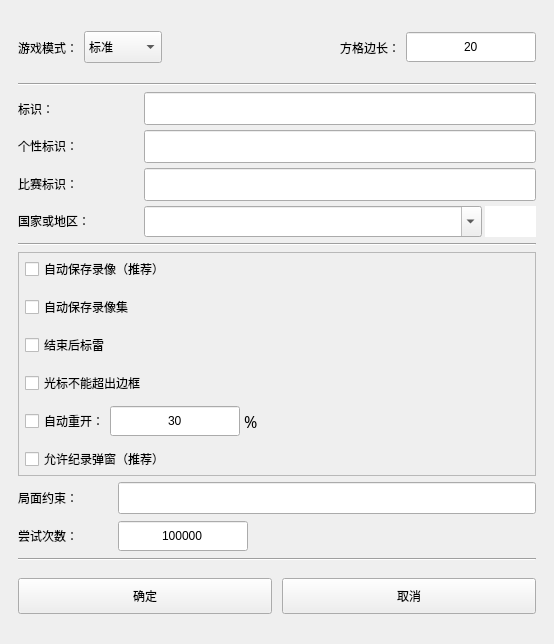
<?xml version="1.0" encoding="UTF-8"?>
<ui version="4.0">
 <class>Form</class>
 <widget class="QWidget" name="Form">
  <property name="windowModality">
   <enum>Qt::NonModal</enum>
  </property>
  <property name="geometry">
   <rect>
    <x>0</x>
    <y>0</y>
    <width>554</width>
    <height>644</height>
   </rect>
  </property>
  <property name="sizePolicy">
   <sizepolicy hsizetype="Minimum" vsizetype="Preferred">
    <horstretch>0</horstretch>
    <verstretch>0</verstretch>
   </sizepolicy>
  </property>
  <property name="minimumSize">
   <size>
    <width>0</width>
    <height>0</height>
   </size>
  </property>
  <property name="maximumSize">
   <size>
    <width>16777215</width>
    <height>16777215</height>
   </size>
  </property>
  <property name="mouseTracking">
   <bool>true</bool>
  </property>
  <property name="focusPolicy">
   <enum>Qt::ClickFocus</enum>
  </property>
   <property name="windowTitle">
    <string notr="true"/>
   </property>
  <layout class="QVBoxLayout" name="verticalLayout">
   <property name="leftMargin">
    <number>18</number>
   </property>
   <property name="topMargin">
    <number>18</number>
   </property>
   <property name="rightMargin">
    <number>18</number>
   </property>
   <property name="bottomMargin">
    <number>18</number>
   </property>
   <item>
    <widget class="QWidget" name="widget_3" native="true">
     <property name="minimumSize">
      <size>
       <width>0</width>
       <height>32</height>
      </size>
     </property>
     <layout class="QHBoxLayout" name="horizontalLayout_10" stretch="0,0,0,0,0">
      <property name="spacing">
       <number>6</number>
      </property>
      <property name="leftMargin">
       <number>0</number>
      </property>
      <property name="topMargin">
       <number>0</number>
      </property>
      <property name="rightMargin">
       <number>0</number>
      </property>
      <property name="bottomMargin">
       <number>0</number>
      </property>
      <item>
       <widget class="QLabel" name="label_gamemode">
        <property name="text">
         <string>游戏模式：</string>
        </property>
        <property name="scaledContents">
         <bool>false</bool>
        </property>
        <property name="wordWrap">
         <bool>false</bool>
        </property>
       </widget>
      </item>
      <item>
       <widget class="QComboBox" name="comboBox_gamemode">
        <property name="sizePolicy">
         <sizepolicy hsizetype="Preferred" vsizetype="Fixed">
          <horstretch>0</horstretch>
          <verstretch>0</verstretch>
         </sizepolicy>
        </property>
        <property name="minimumSize">
         <size>
          <width>0</width>
          <height>32</height>
         </size>
        </property>
        <property name="maximumSize">
         <size>
          <width>16777215</width>
          <height>32</height>
         </size>
        </property>
        <property name="focusPolicy">
         <enum>Qt::ClickFocus</enum>
        </property>
        <property name="currentIndex">
         <number>0</number>
        </property>
        <property name="sizeAdjustPolicy">
         <enum>QComboBox::AdjustToContents</enum>
        </property>
        <item>
         <property name="text">
          <string>标准</string>
         </property>
        </item>
        <item>
         <property name="text">
          <string>Win7</string>
         </property>
        </item>
        <item>
         <property name="text">
          <string>强无猜</string>
         </property>
        </item>
        <item>
         <property name="text">
          <string>弱无猜</string>
         </property>
        </item>
        <item>
         <property name="text">
          <string>经典无猜</string>
         </property>
        </item>
        <item>
         <property name="text">
          <string>准无猜</string>
         </property>
        </item>
        <item>
         <property name="text">
          <string>强可猜</string>
         </property>
        </item>
        <item>
         <property name="text">
          <string>弱可猜</string>
         </property>
        </item>
       </widget>
      </item>
      <item>
       <spacer name="horizontalSpacer_2">
        <property name="orientation">
         <enum>Qt::Horizontal</enum>
        </property>
        <property name="sizeHint" stdset="0">
         <size>
          <width>0</width>
          <height>20</height>
         </size>
        </property>
       </spacer>
      </item>
      <item>
       <widget class="QLabel" name="label_pixsize">
        <property name="minimumSize">
         <size>
          <width>0</width>
          <height>0</height>
         </size>
        </property>
        <property name="maximumSize">
         <size>
          <width>16777215</width>
          <height>16777215</height>
         </size>
        </property>
        <property name="text">
         <string>方格边长：</string>
        </property>
        <property name="scaledContents">
         <bool>false</bool>
        </property>
        <property name="wordWrap">
         <bool>false</bool>
        </property>
       </widget>
      </item>
      <item>
       <widget class="QSpinBox" name="spinBox_pixsize">
        <property name="sizePolicy">
         <sizepolicy hsizetype="Minimum" vsizetype="Fixed">
          <horstretch>0</horstretch>
          <verstretch>0</verstretch>
         </sizepolicy>
        </property>
        <property name="minimumSize">
         <size>
          <width>130</width>
          <height>32</height>
         </size>
        </property>
        <property name="maximumSize">
         <size>
          <width>16777215</width>
          <height>32</height>
         </size>
        </property>
        <property name="focusPolicy">
         <enum>Qt::ClickFocus</enum>
        </property>
        <property name="frame">
         <bool>true</bool>
        </property>
        <property name="alignment">
         <set>Qt::AlignCenter</set>
        </property>
        <property name="buttonSymbols">
         <enum>QAbstractSpinBox::NoButtons</enum>
        </property>
        <property name="keyboardTracking">
         <bool>true</bool>
        </property>
        <property name="showGroupSeparator" stdset="0">
         <bool>false</bool>
        </property>
        <property name="minimum">
         <number>5</number>
        </property>
        <property name="maximum">
         <number>255</number>
        </property>
        <property name="value">
         <number>20</number>
        </property>
       </widget>
      </item>
     </layout>
    </widget>
   </item>
   <item>
    <widget class="Line" name="line_3">
     <property name="orientation">
      <enum>Qt::Horizontal</enum>
     </property>
    </widget>
   </item>
   <item>
    <widget class="QFrame" name="frame">
     <property name="frameShape">
      <enum>QFrame::NoFrame</enum>
     </property>
     <property name="frameShadow">
      <enum>QFrame::Plain</enum>
     </property>
     <property name="lineWidth">
      <number>0</number>
     </property>
     <layout class="QHBoxLayout" name="horizontalLayout_6">
      <property name="leftMargin">
       <number>0</number>
      </property>
      <property name="topMargin">
       <number>0</number>
      </property>
      <property name="rightMargin">
       <number>0</number>
      </property>
      <property name="bottomMargin">
       <number>0</number>
      </property>
      <item>
       <widget class="QFrame" name="frame_2">
        <property name="frameShape">
         <enum>QFrame::NoFrame</enum>
        </property>
        <property name="frameShadow">
         <enum>QFrame::Plain</enum>
        </property>
        <property name="lineWidth">
         <number>0</number>
        </property>
        <layout class="QVBoxLayout" name="verticalLayout_3">
         <property name="spacing">
          <number>5</number>
         </property>
         <property name="leftMargin">
          <number>0</number>
         </property>
         <property name="topMargin">
          <number>0</number>
         </property>
         <property name="rightMargin">
          <number>0</number>
         </property>
         <property name="bottomMargin">
          <number>0</number>
         </property>
         <item>
          <widget class="QLabel" name="label_label">
           <property name="sizePolicy">
            <sizepolicy hsizetype="Minimum" vsizetype="Preferred">
             <horstretch>0</horstretch>
             <verstretch>0</verstretch>
            </sizepolicy>
           </property>
           <property name="minimumSize">
            <size>
             <width>120</width>
             <height>32</height>
            </size>
           </property>
           <property name="toolTip">
            <string/>
           </property>
           <property name="text">
            <string>标识：</string>
           </property>
           <property name="scaledContents">
            <bool>false</bool>
           </property>
           <property name="wordWrap">
            <bool>false</bool>
           </property>
          </widget>
         </item>
         <item>
          <widget class="QLabel" name="label_unique_label">
           <property name="sizePolicy">
            <sizepolicy hsizetype="Minimum" vsizetype="Preferred">
             <horstretch>0</horstretch>
             <verstretch>0</verstretch>
            </sizepolicy>
           </property>
           <property name="minimumSize">
            <size>
             <width>120</width>
             <height>32</height>
            </size>
           </property>
           <property name="toolTip">
            <string>用于与其他人相区分，但不希望排名网站和软件展示出来</string>
           </property>
           <property name="text">
            <string>个性标识：</string>
           </property>
           <property name="scaledContents">
            <bool>false</bool>
           </property>
           <property name="wordWrap">
            <bool>false</bool>
           </property>
          </widget>
         </item>
         <item>
          <widget class="QLabel" name="label_race_label">
           <property name="sizePolicy">
            <sizepolicy hsizetype="Minimum" vsizetype="Preferred">
             <horstretch>0</horstretch>
             <verstretch>0</verstretch>
            </sizepolicy>
           </property>
           <property name="minimumSize">
            <size>
             <width>120</width>
             <height>32</height>
            </size>
           </property>
           <property name="toolTip">
            <string>用于参加比赛</string>
           </property>
           <property name="text">
            <string>比赛标识：</string>
           </property>
           <property name="scaledContents">
            <bool>false</bool>
           </property>
           <property name="wordWrap">
            <bool>false</bool>
           </property>
          </widget>
         </item>
         <item>
          <widget class="QLabel" name="label_country">
           <property name="sizePolicy">
            <sizepolicy hsizetype="Minimum" vsizetype="Preferred">
             <horstretch>0</horstretch>
             <verstretch>0</verstretch>
            </sizepolicy>
           </property>
           <property name="minimumSize">
            <size>
             <width>120</width>
             <height>32</height>
            </size>
           </property>
           <property name="text">
            <string>国家或地区：</string>
           </property>
           <property name="scaledContents">
            <bool>false</bool>
           </property>
           <property name="wordWrap">
            <bool>false</bool>
           </property>
          </widget>
         </item>
        </layout>
       </widget>
      </item>
      <item>
       <widget class="QFrame" name="frame_3">
        <property name="frameShape">
         <enum>QFrame::NoFrame</enum>
        </property>
        <property name="frameShadow">
         <enum>QFrame::Plain</enum>
        </property>
        <property name="lineWidth">
         <number>0</number>
        </property>
        <layout class="QVBoxLayout" name="verticalLayout_4">
         <property name="spacing">
          <number>5</number>
         </property>
         <property name="leftMargin">
          <number>0</number>
         </property>
         <property name="topMargin">
          <number>0</number>
         </property>
         <property name="rightMargin">
          <number>0</number>
         </property>
         <property name="bottomMargin">
          <number>0</number>
         </property>
         <item>
          <widget class="QLineEdit" name="lineEdit_label">
           <property name="minimumSize">
            <size>
             <width>0</width>
             <height>33</height>
            </size>
           </property>
           <property name="maximumSize">
            <size>
             <width>16777215</width>
             <height>33</height>
            </size>
           </property>
           <property name="focusPolicy">
            <enum>Qt::ClickFocus</enum>
           </property>
           <property name="text">
            <string notr="true"/>
           </property>
           <property name="maxLength">
            <number>1024</number>
           </property>
           <property name="alignment">
            <set>Qt::AlignCenter</set>
           </property>
          </widget>
         </item>
         <item>
          <widget class="QLineEdit" name="lineEdit_unique_label">
           <property name="minimumSize">
            <size>
             <width>0</width>
             <height>33</height>
            </size>
           </property>
           <property name="maximumSize">
            <size>
             <width>16777215</width>
             <height>33</height>
            </size>
           </property>
           <property name="focusPolicy">
            <enum>Qt::ClickFocus</enum>
           </property>
           <property name="text">
            <string notr="true"/>
           </property>
           <property name="maxLength">
            <number>1024</number>
           </property>
           <property name="alignment">
            <set>Qt::AlignCenter</set>
           </property>
          </widget>
         </item>
         <item>
          <widget class="QLineEdit" name="lineEdit_race_label">
           <property name="minimumSize">
            <size>
             <width>0</width>
             <height>33</height>
            </size>
           </property>
           <property name="maximumSize">
            <size>
             <width>16777215</width>
             <height>33</height>
            </size>
           </property>
           <property name="focusPolicy">
            <enum>Qt::ClickFocus</enum>
           </property>
           <property name="text">
            <string notr="true"/>
           </property>
           <property name="maxLength">
            <number>1024</number>
           </property>
           <property name="alignment">
            <set>Qt::AlignCenter</set>
           </property>
          </widget>
         </item>
         <item>
          <widget class="QWidget" name="horizontalWidget_country" native="true">
           <layout class="QHBoxLayout" name="horizontalLayout_2">
            <property name="spacing">
             <number>3</number>
            </property>
            <property name="leftMargin">
             <number>0</number>
            </property>
            <property name="topMargin">
             <number>0</number>
            </property>
            <property name="rightMargin">
             <number>0</number>
            </property>
            <property name="bottomMargin">
             <number>0</number>
            </property>
            <item>
             <widget class="CountryComboBox" name="comboBox_country">
              <property name="sizePolicy">
               <sizepolicy hsizetype="Expanding" vsizetype="Fixed">
                <horstretch>0</horstretch>
                <verstretch>0</verstretch>
               </sizepolicy>
              </property>
              <property name="minimumSize">
               <size>
                <width>0</width>
                <height>31</height>
               </size>
              </property>
              <property name="maximumSize">
               <size>
                <width>16777215</width>
                <height>31</height>
               </size>
              </property>
              <property name="focusPolicy">
               <enum>Qt::ClickFocus</enum>
              </property>
              <property name="autoFillBackground">
               <bool>false</bool>
              </property>
              <property name="editable">
               <bool>true</bool>
              </property>
              <property name="currentText">
               <string notr="true"/>
              </property>
              <property name="currentIndex">
               <number>-1</number>
              </property>
              <property name="sizeAdjustPolicy">
               <enum>QComboBox::AdjustToMinimumContentsLength</enum>
              </property>
              <property name="frame">
               <bool>true</bool>
              </property>
              <property name="modelColumn">
               <number>0</number>
              </property>
             </widget>
            </item>
            <item>
             <widget class="QLabel" name="label_national_flag">
              <property name="minimumSize">
               <size>
                <width>51</width>
                <height>31</height>
               </size>
              </property>
              <property name="maximumSize">
               <size>
                <width>51</width>
                <height>31</height>
               </size>
              </property>
              <property name="font">
               <font>
                <family>微软雅黑</family>
                <pointsize>16</pointsize>
               </font>
              </property>
              <property name="styleSheet">
               <string notr="true">QLabel{
background-color:rgb(255, 255, 255)
}</string>
              </property>
              <property name="text">
               <string/>
              </property>
              <property name="alignment">
               <set>Qt::AlignCenter</set>
              </property>
              <property name="wordWrap">
               <bool>false</bool>
              </property>
             </widget>
            </item>
           </layout>
          </widget>
         </item>
        </layout>
       </widget>
      </item>
     </layout>
    </widget>
   </item>
   <item>
    <widget class="Line" name="line_4">
     <property name="orientation">
      <enum>Qt::Horizontal</enum>
     </property>
    </widget>
   </item>
   <item>
    <widget class="QWidget" name="widget_2" native="true">
     <layout class="QVBoxLayout" name="verticalLayout_2">
      <property name="spacing">
       <number>6</number>
      </property>
      <property name="leftMargin">
       <number>0</number>
      </property>
      <property name="topMargin">
       <number>0</number>
      </property>
      <property name="rightMargin">
       <number>0</number>
      </property>
      <property name="bottomMargin">
       <number>0</number>
      </property>
      <item>
       <widget class="QFrame" name="frame_4">
        <property name="frameShape">
         <enum>QFrame::StyledPanel</enum>
        </property>
        <property name="frameShadow">
         <enum>QFrame::Raised</enum>
        </property>
        <layout class="QVBoxLayout" name="verticalLayout_5">
         <property name="leftMargin">
          <number>6</number>
         </property>
         <property name="topMargin">
          <number>0</number>
         </property>
         <property name="rightMargin">
          <number>0</number>
         </property>
         <property name="bottomMargin">
          <number>0</number>
         </property>
         <item>
          <widget class="QCheckBox" name="checkBox_autosave_video">
           <property name="minimumSize">
            <size>
             <width>0</width>
             <height>32</height>
            </size>
           </property>
           <property name="toolTip">
            <string>完成后自动将录像保存到replay文件夹下</string>
           </property>
           <property name="styleSheet">
            <string notr="true"/>
           </property>
           <property name="text">
            <string>自动保存录像（推荐）</string>
           </property>
          </widget>
         </item>
         <item>
          <widget class="QCheckBox" name="checkBox_autosave_video_set">
           <property name="minimumSize">
            <size>
             <width>0</width>
             <height>32</height>
            </size>
           </property>
           <property name="maximumSize">
            <size>
             <width>16777215</width>
             <height>32</height>
            </size>
           </property>
           <property name="text">
            <string>自动保存录像集</string>
           </property>
          </widget>
         </item>
         <item>
          <widget class="QCheckBox" name="checkBox_end_then_flag">
           <property name="minimumSize">
            <size>
             <width>0</width>
             <height>32</height>
            </size>
           </property>
           <property name="toolTip">
            <string/>
           </property>
           <property name="styleSheet">
            <string notr="true"/>
           </property>
           <property name="text">
            <string>结束后标雷</string>
           </property>
          </widget>
         </item>
         <item>
          <widget class="QCheckBox" name="checkBox_cursor_limit">
           <property name="minimumSize">
            <size>
             <width>0</width>
             <height>32</height>
            </size>
           </property>
           <property name="toolTip">
            <string/>
           </property>
           <property name="styleSheet">
            <string notr="true"/>
           </property>
           <property name="text">
            <string>光标不能超出边框</string>
           </property>
          </widget>
         </item>
         <item>
          <widget class="QWidget" name="widget_4" native="true">
           <property name="minimumSize">
            <size>
             <width>0</width>
             <height>32</height>
            </size>
           </property>
           <layout class="QHBoxLayout" name="horizontalLayout_7">
            <property name="spacing">
             <number>0</number>
            </property>
            <property name="leftMargin">
             <number>0</number>
            </property>
            <property name="topMargin">
             <number>0</number>
            </property>
            <property name="rightMargin">
             <number>0</number>
            </property>
            <property name="bottomMargin">
             <number>0</number>
            </property>
            <item>
             <widget class="QCheckBox" name="checkBox_auto_replay">
              <property name="toolTip">
               <string/>
              </property>
              <property name="styleSheet">
               <string notr="true"/>
              </property>
              <property name="text">
               <string>自动重开：</string>
              </property>
             </widget>
            </item>
            <item>
             <widget class="QSpinBox" name="spinBox_auto_replay">
              <property name="sizePolicy">
               <sizepolicy hsizetype="Minimum" vsizetype="Fixed">
                <horstretch>0</horstretch>
                <verstretch>0</verstretch>
               </sizepolicy>
              </property>
              <property name="minimumSize">
               <size>
                <width>130</width>
                <height>32</height>
               </size>
              </property>
              <property name="maximumSize">
               <size>
                <width>16777215</width>
                <height>32</height>
               </size>
              </property>
              <property name="focusPolicy">
               <enum>Qt::ClickFocus</enum>
              </property>
              <property name="frame">
               <bool>true</bool>
              </property>
              <property name="alignment">
               <set>Qt::AlignCenter</set>
              </property>
              <property name="buttonSymbols">
               <enum>QAbstractSpinBox::NoButtons</enum>
              </property>
              <property name="keyboardTracking">
               <bool>true</bool>
              </property>
              <property name="showGroupSeparator" stdset="0">
               <bool>false</bool>
              </property>
              <property name="minimum">
               <number>0</number>
              </property>
              <property name="maximum">
               <number>100</number>
              </property>
              <property name="value">
               <number>30</number>
              </property>
             </widget>
            </item>
            <item>
             <widget class="QLabel" name="label_auto_replay_percent">
              <property name="font">
               <font>
                <family>微软雅黑</family>
                <pointsize>12</pointsize>
               </font>
              </property>
              <property name="toolTip">
               <string notr="true"/>
              </property>
              <property name="statusTip">
               <string notr="true"/>
              </property>
              <property name="whatsThis">
               <string notr="true"/>
              </property>
              <property name="text">
               <string notr="true"> %</string>
              </property>
              <property name="scaledContents">
               <bool>false</bool>
              </property>
              <property name="wordWrap">
               <bool>false</bool>
              </property>
             </widget>
            </item>
            <item>
             <spacer name="horizontalSpacer">
              <property name="orientation">
               <enum>Qt::Horizontal</enum>
              </property>
              <property name="sizeHint" stdset="0">
               <size>
                <width>0</width>
                <height>20</height>
               </size>
              </property>
             </spacer>
            </item>
           </layout>
          </widget>
         </item>
         <item>
          <widget class="QCheckBox" name="checkBox_auto_notification">
           <property name="minimumSize">
            <size>
             <width>0</width>
             <height>32</height>
            </size>
           </property>
           <property name="toolTip">
            <string/>
           </property>
           <property name="styleSheet">
            <string notr="true"/>
           </property>
           <property name="text">
            <string>允许纪录弹窗（推荐）</string>
           </property>
          </widget>
         </item>
        </layout>
       </widget>
      </item>
      <item>
       <widget class="QWidget" name="widget_5" native="true">
        <property name="minimumSize">
         <size>
          <width>0</width>
          <height>32</height>
         </size>
        </property>
        <layout class="QHBoxLayout" name="horizontalLayout">
         <property name="spacing">
          <number>0</number>
         </property>
         <property name="leftMargin">
          <number>0</number>
         </property>
         <property name="topMargin">
          <number>0</number>
         </property>
         <property name="rightMargin">
          <number>0</number>
         </property>
         <property name="bottomMargin">
          <number>0</number>
         </property>
         <item>
          <widget class="QLabel" name="label_constraint">
           <property name="minimumSize">
            <size>
             <width>100</width>
             <height>0</height>
            </size>
           </property>
           <property name="text">
            <string>局面约束：</string>
           </property>
           <property name="scaledContents">
            <bool>false</bool>
           </property>
           <property name="wordWrap">
            <bool>false</bool>
           </property>
          </widget>
         </item>
         <item>
          <widget class="QLineEdit" name="lineEdit_constraint">
           <property name="minimumSize">
            <size>
             <width>0</width>
             <height>32</height>
            </size>
           </property>
           <property name="maximumSize">
            <size>
             <width>16777215</width>
             <height>32</height>
            </size>
           </property>
           <property name="focusPolicy">
            <enum>Qt::ClickFocus</enum>
           </property>
           <property name="text">
            <string/>
           </property>
           <property name="alignment">
            <set>Qt::AlignCenter</set>
           </property>
          </widget>
         </item>
        </layout>
       </widget>
      </item>
      <item>
       <widget class="QWidget" name="widget_6" native="true">
        <property name="minimumSize">
         <size>
          <width>0</width>
          <height>32</height>
         </size>
        </property>
        <layout class="QHBoxLayout" name="horizontalLayout_8">
         <property name="spacing">
          <number>0</number>
         </property>
         <property name="leftMargin">
          <number>0</number>
         </property>
         <property name="topMargin">
          <number>0</number>
         </property>
         <property name="rightMargin">
          <number>0</number>
         </property>
         <property name="bottomMargin">
          <number>0</number>
         </property>
         <item>
          <widget class="QLabel" name="label_attempt_times_limit">
           <property name="minimumSize">
            <size>
             <width>100</width>
             <height>0</height>
            </size>
           </property>
           <property name="text">
            <string>尝试次数：</string>
           </property>
           <property name="scaledContents">
            <bool>false</bool>
           </property>
           <property name="wordWrap">
            <bool>false</bool>
           </property>
          </widget>
         </item>
         <item>
          <widget class="QSpinBox" name="spinBox_attempt_times_limit">
           <property name="sizePolicy">
            <sizepolicy hsizetype="Minimum" vsizetype="Fixed">
             <horstretch>0</horstretch>
             <verstretch>0</verstretch>
            </sizepolicy>
           </property>
           <property name="minimumSize">
            <size>
             <width>130</width>
             <height>32</height>
            </size>
           </property>
           <property name="maximumSize">
            <size>
             <width>16777215</width>
             <height>32</height>
            </size>
           </property>
           <property name="focusPolicy">
            <enum>Qt::ClickFocus</enum>
           </property>
           <property name="frame">
            <bool>true</bool>
           </property>
           <property name="alignment">
            <set>Qt::AlignCenter</set>
           </property>
           <property name="buttonSymbols">
            <enum>QAbstractSpinBox::NoButtons</enum>
           </property>
           <property name="keyboardTracking">
            <bool>true</bool>
           </property>
           <property name="showGroupSeparator" stdset="0">
            <bool>false</bool>
           </property>
           <property name="minimum">
            <number>0</number>
           </property>
           <property name="maximum">
            <number>99999999</number>
           </property>
           <property name="value">
            <number>99999999</number>
           </property>
          </widget>
         </item>
         <item>
          <spacer name="horizontalSpacer_3">
           <property name="orientation">
            <enum>Qt::Horizontal</enum>
           </property>
           <property name="sizeHint" stdset="0">
            <size>
             <width>0</width>
             <height>20</height>
            </size>
           </property>
          </spacer>
         </item>
        </layout>
       </widget>
      </item>
     </layout>
    </widget>
   </item>
   <item>
    <widget class="Line" name="line_2">
     <property name="orientation">
      <enum>Qt::Horizontal</enum>
     </property>
    </widget>
   </item>
   <item>
    <widget class="QWidget" name="widget_7" native="true">
     <layout class="QHBoxLayout" name="horizontalLayout_11">
      <property name="spacing">
       <number>10</number>
      </property>
      <property name="leftMargin">
       <number>0</number>
      </property>
      <property name="topMargin">
       <number>0</number>
      </property>
      <property name="rightMargin">
       <number>0</number>
      </property>
      <property name="bottomMargin">
       <number>0</number>
      </property>
      <item>
       <widget class="QPushButton" name="pushButton_yes">
        <property name="sizePolicy">
         <sizepolicy hsizetype="Expanding" vsizetype="Fixed">
          <horstretch>0</horstretch>
          <verstretch>0</verstretch>
         </sizepolicy>
        </property>
        <property name="minimumSize">
         <size>
          <width>100</width>
          <height>36</height>
         </size>
        </property>
        <property name="maximumSize">
         <size>
          <width>16777215</width>
          <height>16777215</height>
         </size>
        </property>
        <property name="focusPolicy">
         <enum>Qt::NoFocus</enum>
        </property>
        <property name="text">
         <string>确定</string>
        </property>
        <property name="shortcut">
         <string>Return</string>
        </property>
        <property name="autoDefault">
         <bool>false</bool>
        </property>
        <property name="flat">
         <bool>false</bool>
        </property>
       </widget>
      </item>
      <item>
       <widget class="QPushButton" name="pushButton_no">
        <property name="sizePolicy">
         <sizepolicy hsizetype="Expanding" vsizetype="Fixed">
          <horstretch>0</horstretch>
          <verstretch>0</verstretch>
         </sizepolicy>
        </property>
        <property name="minimumSize">
         <size>
          <width>100</width>
          <height>36</height>
         </size>
        </property>
        <property name="maximumSize">
         <size>
          <width>16777215</width>
          <height>16777215</height>
         </size>
        </property>
        <property name="focusPolicy">
         <enum>Qt::NoFocus</enum>
        </property>
        <property name="text">
         <string>取消</string>
        </property>
       </widget>
      </item>
     </layout>
    </widget>
   </item>
  </layout>
  <zorder>line_2</zorder>
  <zorder>line_3</zorder>
  <zorder>line_4</zorder>
  <zorder>widget_3</zorder>
  <zorder>widget_2</zorder>
  <zorder>widget_7</zorder>
  <zorder>frame</zorder>
 </widget>
 <customwidgets>
  <customwidget>
   <class>CountryComboBox</class>
   <extends>QComboBox</extends>
   <header>ui.uiComponents</header>
  </customwidget>
 </customwidgets>
 <resources/>
 <connections>
  <connection>
   <sender>checkBox_auto_replay</sender>
   <signal>toggled(bool)</signal>
   <receiver>spinBox_auto_replay</receiver>
   <slot>setEnabled(bool)</slot>
   <hints>
    <hint type="sourcelabel">
     <x>151</x>
     <y>455</y>
    </hint>
    <hint type="destinationlabel">
     <x>281</x>
     <y>456</y>
    </hint>
   </hints>
  </connection>
  <connection>
   <sender>checkBox_auto_replay</sender>
   <signal>toggled(bool)</signal>
   <receiver>label_auto_replay_percent</receiver>
   <slot>setEnabled(bool)</slot>
   <hints>
    <hint type="sourcelabel">
     <x>151</x>
     <y>455</y>
    </hint>
    <hint type="destinationlabel">
     <x>305</x>
     <y>456</y>
    </hint>
   </hints>
  </connection>
  <connection>
   <sender>pushButton_no</sender>
   <signal>clicked()</signal>
   <receiver>Form</receiver>
   <slot>close()</slot>
   <hints>
    <hint type="sourcelabel">
     <x>535</x>
     <y>625</y>
    </hint>
    <hint type="destinationlabel">
     <x>566</x>
     <y>478</y>
    </hint>
   </hints>
  </connection>
 </connections>
</ui>
